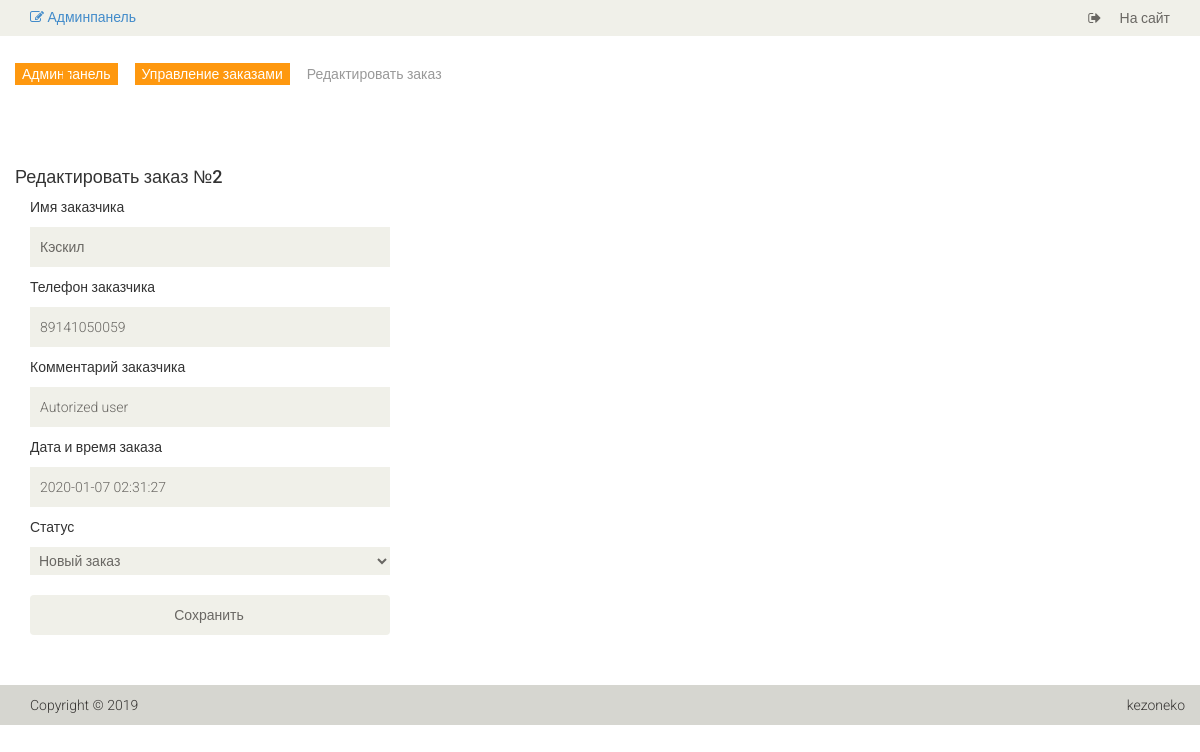
The app's page /admin/order/update/2 (signed in) with its own data.
### tables this page shows
CREATE TABLE IF NOT EXISTS `product_order` (
  `id` int(11) NOT NULL AUTO_INCREMENT,
  `user_name` varchar(255) NOT NULL,
  `user_phone` varchar(255) NOT NULL,
  `user_comment` text NOT NULL,
  `user_id` int(11) DEFAULT NULL,
  `date` timestamp NOT NULL DEFAULT CURRENT_TIMESTAMP,
  `products` text NOT NULL,
  `status` int(11) NOT NULL DEFAULT '1',
  PRIMARY KEY (`id`)
);

### config/routes.php (called while the page is built)
<?php
return array(
    'product/([0-9]+)' => 'product/view/$1',
    'catalog' => 'catalog/index',
    'category/([0-9]+)/page-([0-9]+)' => 'catalog/category/$1/$2',
    'category/([0-9]+)' => 'catalog/category/$1',
    'cart/checkout' => 'cart/checkout',
    'cart/delete/([0-9]+)' => 'cart/delete/$1',
    'cart/add/([0-9]+)' => 'cart/add/$1',
    'cart/addAjax/([0-9]+)' => 'cart/addAjax/$1',
    'cart' => 'cart/index',
    'user/register' => 'user/register',
    'user/login' => 'user/login',
    'user/logout' => 'user/logout',
    'cabinet/edit' => 'cabinet/edit',
    'cabinet' => 'cabinet/index',
    'admin/product/create' => 'adminProduct/create',
    'admin/product/update/([0-9]+)' => 'adminProduct/update/$1',
    'admin/product/delete/([0-9]+)' => 'adminProduct/delete/$1',
    'admin/product' => 'adminProduct/index',
    'admin/category/create' => 'adminCategory/create',
    'admin/category/update/([0-9]+)' => 'adminCategory/update/$1',
    'admin/category/delete/([0-9]+)' => 'adminCategory/delete/$1',
    'admin/category' => 'adminCategory/index',
    'admin/order/update/([0-9]+)' => 'adminOrder/update/$1',
    'admin/order/delete/([0-9]+)' => 'adminOrder/delete/$1',
    'admin/order/view/([0-9]+)' => 'adminOrder/view/$1',
    'admin/order' => 'adminOrder/index',
    'admin' => 'admin/index',
    'contacts' => 'site/contact',
    '' => 'site/index',
);
?>

### controllers/AdminOrderController.php (called while the page is built, shortened)
<?php
class AdminOrderController extends AdminBase
{
    public function actionUpdate($id)
    {
        $order = Order::getOrderById($id);
        require_once ROOT .'/views/admin_order/update.php';
        return true;
    }
}
?>

### index.php (called while the page is built, shortened)
<?php
$router = new Router();
$router->run();
?>

### models/Order.php (called while the page is built, shortened)
<?php
class Order
{
    public static function getOrderById($id)
    {
        $db = Db::getConnection();
        $result = $db->prepare('SELECT * FROM product_order WHERE id = :id');
        $result->bindParam(':id', $id, PDO::PARAM_INT);
        $result->setFetchMode(PDO::FETCH_ASSOC);
        $result->execute();
        return $result->fetch();
    }
}
?>

### views/admin_order/update.php (the view, shortened to what this page needs)
<?php include ROOT .'/views/layouts/header_admin.php' ?>
<section>
    <div class="container">
        <div class="row">
            <br>
            <div class="breadcrumbs">
                <ul class="breadcrumb">
                    <li><a href="/admin">Админпанель</a></li>
                    <li><a href="/admin/order">Управление заказами</a></li>
                    <li class="active">Редактировать заказ</li>
                </ul>
            </div>
            <h4>Редактировать заказ №<?= $id ?></h4>
            <div class="col-lg-4">
                <div class="login-form">
                    <form action="#" method="post">
                        <p>Имя заказчика</p>
                        <input type="text" name="user_name" placeholder="" value="<?= $order['user_name'] ?>">
                        <p>Телефон заказчика</p>
                        <input type="text" name="user_phone" placeholder="" value="<?= $order['user_phone'] ?>">
                        <p>Комментарий заказчика</p>
                        <input type="text" name="user_comment" placeholder="" value="<?= $order['user_comment'] ?>">
                        <p>Дата и время заказа</p>
                        <input type="text" name="date" placeholder="" value="<?= $order['date'] ?>">
                        <p>Статус</p>
                        <select name="status" id="status">
                            <option value="1"<?= ($order['status'] == 1) ? ' selected' : '' ?>>Новый заказ</option>
                        </select>
                        <br><br>
                        <input type="submit" name="submit" value="Сохранить" class="btn btn-default">
                        <br><br>
                    </form>
                </div>
            </div>
        </div>
    </div>
</section>
<?php include ROOT .'/views/layouts/footer_admin.php' ?>

### components/Router.php (shortened to what this page needs)
<?php
class Router
{
    private $routes;
    public function __construct()
    {
        $routesPath = ROOT.'/config/routes.php';
        $this->routes = include($routesPath);
    }
    private function getURI()
    {
        if (!empty($_SERVER['REQUEST_URI'])) {
            return trim($_SERVER['REQUEST_URI'], '/');
        }
    }
    public function run()
    {
        $uri = $this->getURI();
        foreach ($this->routes as $uriPattern => $path) {
            if (preg_match("~$uriPattern~", $uri)) {
                $internalRoute = preg_replace("~$uriPattern~", $path, $uri);
                $segments = explode('/', $internalRoute);
                $controllerName = array_shift($segments) .'Controller';
                $actionName = 'action'.ucfirst(array_shift($segments));
                $parameters = $segments;
                $controllerObject = new $controllerName;
                $result = call_user_func_array(array($controllerObject, $actionName), $parameters);
                if ($result != null) {
                    break;
                }
            }
        }
    }
}
?>

### views/layouts/header_admin.php (shortened to what this page needs)
<!DOCTYPE html>
<html lang="ru">
    <head>
        <link href="/template/css/bootstrap.min.css" rel="stylesheet">
        <link href="/template/css/font-awesome.min.css" rel="stylesheet">
        <link href="/template/css/prettyPhoto.css" rel="stylesheet">
        <link href="/template/css/price-range.css" rel="stylesheet">
        <link href="/template/css/animate.css" rel="stylesheet">
        <link href="/template/css/main.css" rel="stylesheet">
        <link href="/template/css/responsive.css" rel="stylesheet">
    </head>
    <body>
        <header id="header">
            <div class="header_top">
                <div class="container">
                    <div class="row">
                        <div class="col-sm-6">
                            <div class="contactinfo">
                                <h5>
                                    <a href="/admin"><i class="fa fa-edit"></i> Админпанель</a>
                                </h5>
                            </div>
                        </div>
                        <div class="col-sm-6">
                            <div class="social-icons pull-right">
                                <ul class="nav navbar-nav">
                                    <li><a href="/"><i class="fa fa-sign-out"></i> На сайт</a></li>
                                </ul>
                            </div>
                        </div>
                    </div>
                </div>
            </div>
        </header>

### views/layouts/footer_admin.php (shortened to what this page needs)
        <footer id="footer">
            <div class="footer-bottom">
                <div class="container">
                    <div class="row">
                        <p class="pull-left">Copyright © 2019</p>
                        <p class="pull-right">kezoneko</p>
                    </div>
                </div>
            </div>
        </footer>
    </body>
</html>

### template/css/main.css (style rules this page uses)
body { font-family: 'Roboto', sans-serif; background:; position: relative; font-weight:400px; }
ul li { list-style: none; }
a { -webkit-transition: 300ms; -moz-transition: 300ms; -o-transition: 300ms; transition: 300ms; }
h1, h2, h3, h4, h5, h6 { font-family: 'Roboto', sans-serif; }
.header_top { background: none repeat scroll 0 0 #F0F0E9; }
.social-icons ul li a { border: 0 none; border-radius: 0; color: #696763; padding:0px; }
.social-icons ul li { display:inline-block; }
.social-icons ul li a i { padding: 11px 15px; transition: all 0.9s ease 0s; -moz-transition: all 0.9s ease 0s; -webkit-transition: all 0.9s ease 0s; -o-transition: all 0.9s ease 0s; }
#footer { background: #F0F0E9; }
.footer-bottom { background: #D6D6D0; padding-top: 10px; }
.footer-bottom p { color: #363432; font-family: 'Roboto', sans-serif; font-weight: 300; margin-left: 15px; }
.login-form form input, .signup-form form input { background: #F0F0E9; border: medium none; color: #696763; display: block; font-family: 'Roboto', sans-serif; font-size: 14px; font-weight: 300; height: 40px; margin-bottom: 10px; outline: medium none; padding-left: 10px; width: 100%; }
.breadcrumbs { position: relative; }
.breadcrumbs .breadcrumb { background:transparent; margin-bottom: 75px; padding-left: 0; }
.breadcrumbs .breadcrumb li a { background:#FE980F; color: #FFFFFF; padding: 3px 7px; }
.breadcrumbs .breadcrumb li a:after { content:""; height:auto; width: auto; border-width: 8px; border-style: solid; border-color:transparent transparent transparent #FE980F; position: absolute; top: 11px; left:48px; }
.breadcrumbs .breadcrumb > li + li:before { content: " "; }
.user_info input, select, textarea { background: #F0F0E9; border:0; color: #696763; padding: 5px; width: 100%; border-radius: 0; resize: none }

### records on screen
product_order: user_name "Кэскил", user_phone "89141050059", user_comment "Autorized user", date "2020-01-07 02:31:27", status "Новый заказ"
